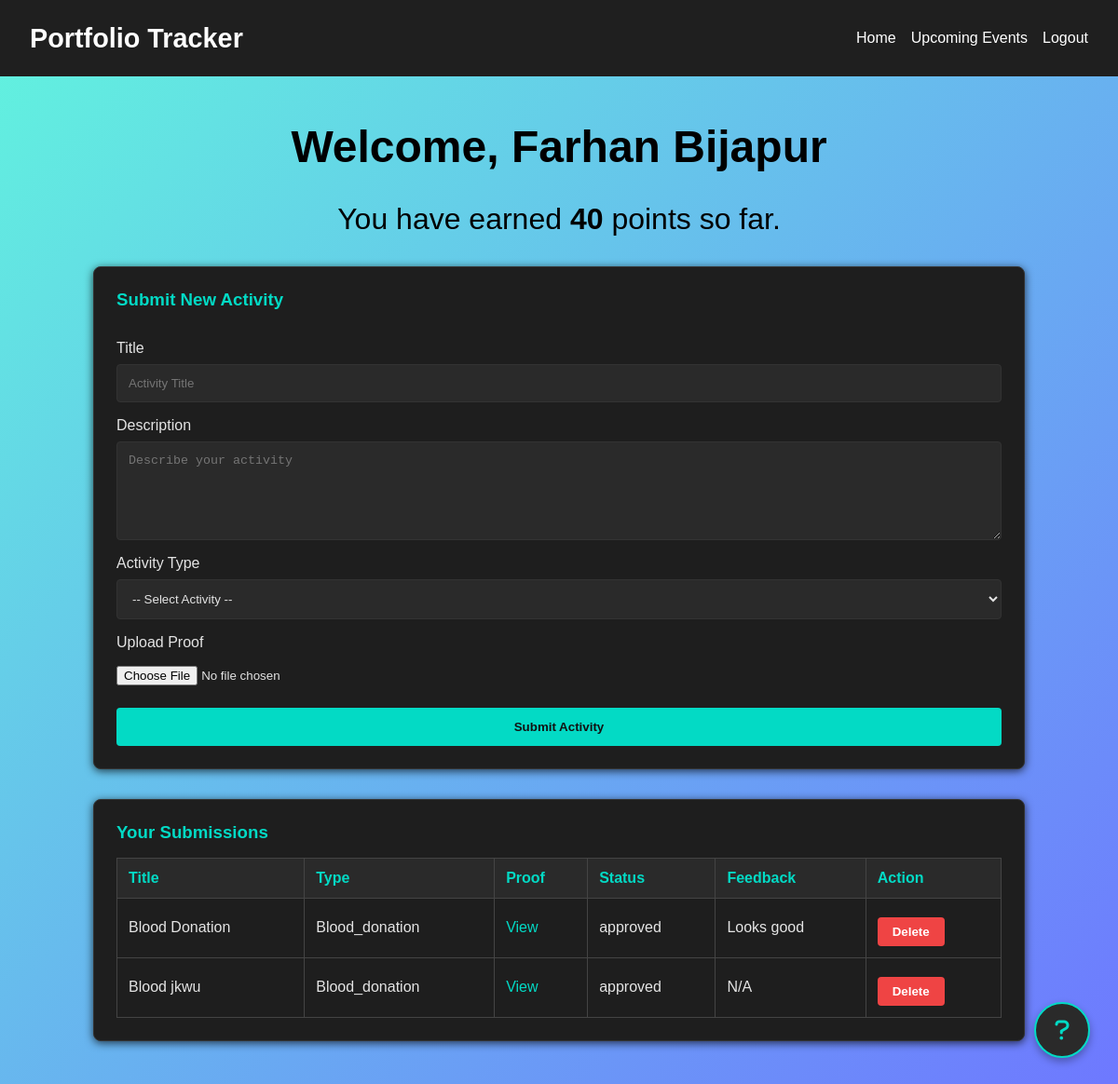
Screenshot of /student (signed in) with the database file from the repository.
### database.py (models this page shows)
class User(db.Model):
    id = db.Column(db.Integer, primary_key=True)
    name=db.Column(db.String(100), nullable=True    )
    email = db.Column(db.String(100), unique=True, nullable=False)
    password = db.Column(db.String(200), nullable=False)
    role = db.Column(db.String(10), nullable=False)  # 'student' or 'faculty'
    usn = db.Column(db.String(20), unique=True, nullable=True)  # Changed to nullable=True
    points = db.Column(db.Integer, default=0)

class Activity(db.Model):
    id = db.Column(db.Integer, primary_key=True)
    title = db.Column(db.String(200), nullable=False)
    description = db.Column(db.Text, nullable=False)
    proof = db.Column(db.String(200), nullable=False)
    status = db.Column(db.String(20), default='pending')  # 'pending', 'approved', 'rejected'
    feedback = db.Column(db.Text)  # faculty feedback
    activity_type = db.Column(db.String(50))  # e.g., 'journal_q1q2', 'blood_donation', etc.
    student_id = db.Column(db.Integer, db.ForeignKey('user.id'), nullable=False)
    student = db.relationship('User', backref=db.backref('activities', lazy=True))

### app.py (the view)
@app.route('/student')
def student_dashboard():
    if 'user_id' not in session:
        flash('Please login first.', 'error')
        return redirect(url_for('login'))
    user = User.query.get(session['user_id'])
    db.session.refresh(user)  # Refresh user data
    if user.points >= 100:
        flash('You have reached 100 points and cannot submit more activities.', 'info')
    activities = Activity.query.filter_by(student_id=user.id).all()
    return render_template('student.html', user=user, activities=activities)

### templates/student.html (shortened to what this page needs)
<!DOCTYPE html>
<html>
<head>
    <link rel="stylesheet" href="{{ url_for('static', filename='styles.css') }}">
</head>
<body>
    <link rel="stylesheet" href="https://cdnjs.cloudflare.com/ajax/libs/font-awesome/6.0.0/css/all.min.css">
    <button class="help-desk-btn" onclick="toggleHelpDesk()" title="Help Desk">
        <i class="fas fa-question"></i>
    </button>
    <nav class="navbar">
        <h1>Portfolio Tracker</h1>
        <ul class="nav-links">
            <li><a href="{{ url_for('home') }}">Home</a></li>
            <li><a href="{{ url_for('upcoming_events') }}">Upcoming Events</a></li>
            <li><a href="{{ url_for('logout') }}">Logout</a></li>
        </ul>
    </nav>
    <div class="dashboard-container">
        <h2 class="dashboard-title">Welcome, {{ user.name }}</h2>
        <p class="dashboard-subtitle">You have earned <strong>{{ user.points }}</strong> points so far.</p>
        {% if user.points < 100 %}
        <div class="card submission-form">
            <h3>Submit New Activity</h3>
            <form method="POST" action="{{ url_for('submit_activity') }}" enctype="multipart/form-data">
                <label>Title</label>
                <input type="text" name="title" placeholder="Activity Title" required>
                <label>Description</label>
                <textarea name="description" placeholder="Describe your activity" required></textarea>
                <label>Activity Type</label>
                <select name="activity_type" required>
                    <option value="">-- Select Activity --</option>
                </select>
                <label>Upload Proof</label>
                <input type="file" name="proof" required accept=".pdf,.jpg,.jpeg,.png">
                <button type="submit">Submit Activity</button>
            </form>
        </div>
        {% else %}
        <div class="alert">
            <p>You have reached 100 points. No further submissions are allowed.</p>
        </div>
        {% endif %}
        <div class="card activity-list">
            <h3>Your Submissions</h3>
            {% if activities %}
            <table>
                <thead>
                    <tr>
                        <th>Title</th>
                        <th>Type</th>
                        <th>Proof</th>
                        <th>Status</th>
                        <th>Feedback</th>
                        <th>Action</th>
                    </tr>
                </thead>
                <tbody>
                    {% for activity in activities %}
                    <tr>
                        <td>{{ activity.title }}</td>
                        <td>{{ activity.activity_type }}</td>
                        <td><a href="{{ url_for('uploaded_file', filename=activity.proof) }}" target="_blank">View</a></td>
                        <td>{{ activity.status }}</td>
                        <td>{{ activity.feedback or 'N/A' }}</td>
                        <td>
                            <form method="POST" action="{{ url_for('delete_activity', activity_id=activity.id) }}">
                                <button type="submit" class="delete-button">Delete</button>
                            </form>
                        </td>
                    </tr>
                    {% endfor %}
                </tbody>
            </table>
            {% else %}
            <p>No submissions yet.</p>
            {% endif %}
        </div>
    </div>
</body>
</html>

### static/styles.css (style rules this page uses)
body { margin: 0; padding: 0; font-family: 'Montserrat', sans-serif; background: linear-gradient(135deg, #61f4de, #6e78ff); color: #e4e4e4; }
.help-desk-btn { position: fixed; bottom: 30px; right: 30px; width: 60px; height: 60px; border-radius: 50%; background: #2a2a2a; color: #03dac5; border: 2px solid #03dac5; box-shadow: 0 4px 8px rgba(0,0,0,0.3); cursor: pointer; z-index: 1000; display: flex; align-items: center; justify-content: center; font-size: 24px; transition: all 0.3s; }
.navbar { background-color: #1f1f1f; padding: 1rem 2rem; display: flex; justify-content: space-between; align-items: center; }
.navbar h1 { margin: 0; font-size: 1.8rem; color: #ffffff; }
.nav-links { list-style: none; display: flex; gap: 1rem; }
.nav-links li a { color: #bbbbbb; text-decoration: none; font-weight: 500; transition: color 0.3s ease; }
.button, button { background-color: #03dac5; color: #121212; border: none; padding: 0.8rem 1.2rem; border-radius: 4px; cursor: pointer; font-weight: 600; transition: background-color 0.3s ease; }
.dashboard-container { max-width: 1200px; margin: 2rem auto; padding: 1rem; }
.submission-form { margin-bottom: 2rem; padding: 1.5rem; border: 1px solid #333333; border-radius: 8px; background-color: #1e1e1e; }
.activity-list { margin-top: 2rem; padding: 1.5rem; border: 1px solid #333333; border-radius: 8px; background-color: #1e1e1e; }
table { width: 100%; border-collapse: collapse; margin-top: 1rem; }
table th, table td { padding: 0.75rem; border: 1px solid #444444; text-align: left; }
table th { background-color: #2a2a2a; color: #03dac5; }

### templates/student.html (style rules this page uses)
body { background: linear-gradient(135deg, #61f4de, #6e78ff); background-blend-mode: hard-light; margin: 0; padding: 0; font-family: 'Montserrat', sans-serif; color: #e4e4e4; }
.navbar { background-color: #1f1f1f; padding: 1rem 2rem; display: flex; justify-content: space-between; align-items: center; }
.navbar h1 { margin: 0; font-size: 1.8rem; color: #ffffff; }
.nav-links { list-style: none; display: flex; gap: 1rem; }
.nav-links li a { color: #ffffff; text-decoration: none; font-weight: 500; transition: color 0.2s ease-in-out; }
.dashboard-container { max-width: 1000px; margin: 3rem auto; padding: 0 1rem; }
.dashboard-title { text-align: center; font-size: 3rem; margin-bottom: 0.5rem; color: #000000; }
.dashboard-subtitle { text-align: center; font-size: 2rem; margin-bottom: 2rem; color: #000000; }
.card { background-color: #1e1e1e; border-radius: 8px; padding: 1.5rem; margin-bottom: 2rem; box-shadow: 0 2px 10px rgba(0,0,0,0.7); }
.card h3 { margin-top: 0; color: #03dac5; margin-bottom: 1rem; }
.submission-form form { display: flex; flex-direction: column; }
.submission-form form label { margin-top: 1rem; font-weight: 500; }
.submission-form form input[type="text"], .submission-form form textarea, .submission-form form select { margin-top: 0.5rem; padding: 0.75rem; border: 1px solid #333333; border-radius: 4px; background-color: #2a2a2a; color: #e4e4e4; }
.submission-form form textarea { min-height: 80px; }
.submission-form form input[type="file"] { margin-top: 1rem; }
.submission-form form button { background-color: #03dac5; color: #121212; border: none; padding: 0.8rem 1.2rem; border-radius: 4px; cursor: pointer; font-weight: 600; margin-top: 1.5rem; transition: background-color 0.2s ease-in-out; }
.activity-list table { width: 100%; border-collapse: collapse; margin-top: 1rem; }
.activity-list table th, .activity-list table td { padding: 0.75rem; border: 1px solid #444444; }
.activity-list table th { background-color: #2a2a2a; color: #03dac5; font-weight: 600; }
.activity-list table td a { color: #03dac5; text-decoration: none; }
.delete-button { background-color: #ef4444; color: #ffffff; margin-top: 0.5rem; border: none; padding: 0.5rem 1rem; border-radius: 4px; cursor: pointer; font-weight: 600; transition: background-color 0.2s ease-in-out; }

### rows the page displays
User: name "Farhan Bijapur", points "40"
Activity: title "Blood Donation", activity_type "Blood_donation", status "approved", feedback "Looks good"
Activity: title "Blood jkwu", activity_type "Blood_donation", status "approved", feedback "N/A"
